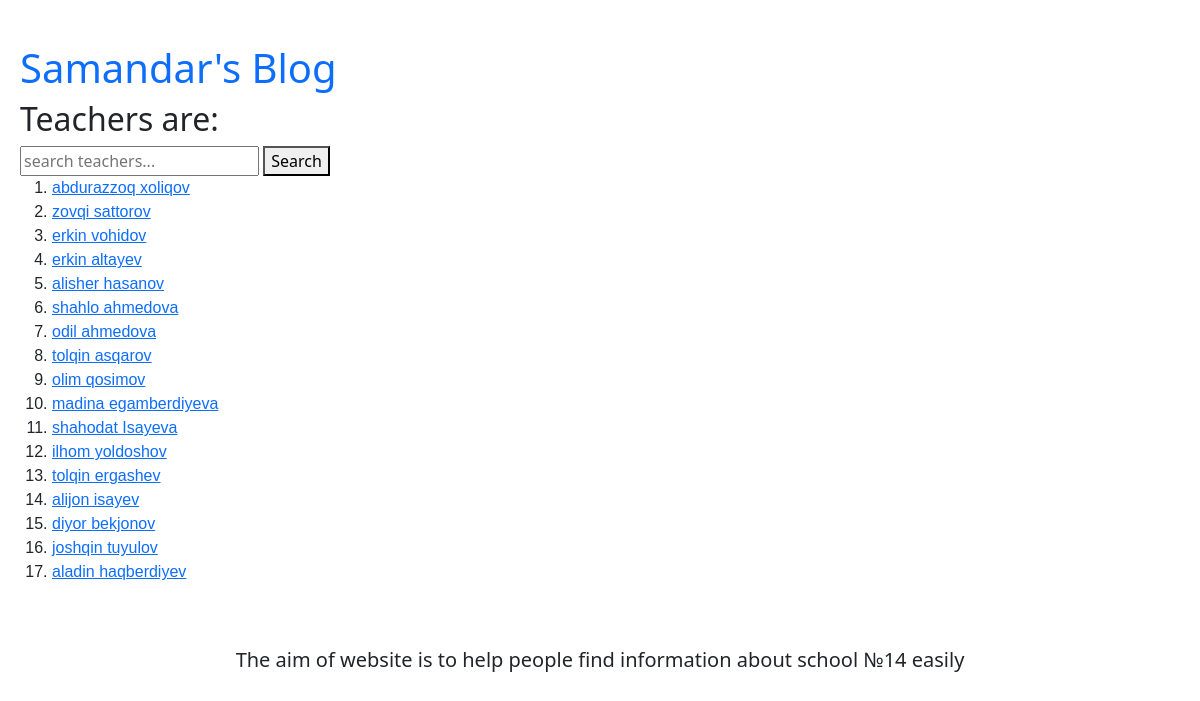
Screenshot of /teachers/ with the database file from the repository.
### schoolapp/models.py (models this page shows, shortened)
class Teachers(models.Model):
  first_name = models.CharField(max_length=50)
  last_name = models.CharField(max_length=50)
  age = models.IntegerField(default=18)
  def __str__(self):
    return self.first_name + '  ' + self.last_name

### schoolapp/views.py (the view)
# urls.py: path('teachers/', TeachersView.as_view(), name='teachers'),
class TeachersView(ListView):
  def get(self, request):
    teachers = Teachers.objects.all()
    if teachers:
      search = request.GET.get('search')
      if search:
        if Teachers.objects.filter(first_name__contains=search):
           teachers = Teachers.objects.filter(first_name__contains=search)
        elif Teachers.objects.filter(last_name__contains=search):
            teachers = Teachers.objects.filter(last_name__contains=search)
        else:
            teachers = Teachers.objects.all()
        return render(request, 'teachers_list.html', {'teachers':teachers, 'search':search})
      else:
        return render(request, 'teachers_list.html', {'teachers':teachers})
    else:
      return HttpResponse('There is no teachers')

### templates/teachers_list.html (shortened to what this page needs)
{% extends 'base.html' %}
{% block content %}
</head>
<body>
  <h2> Teachers are: </h2>
  <form>
    <input name="search" value="{{search}}" placeholder="search teachers...">
    <button type="submit">Search</button>
  </form>
    <ol>
      {% for teacher in teachers %}
      <li> <a href="{% url 'teacher_detail' teacher.pk %}">  {{teacher}} </a> </li>
      {% endfor %}
    </ol>
  {% endblock %}

### static/styles.css (style rules this page uses)
a { text-decoration: none; }
ol { font-family: Verdana, Geneva, Tahoma, sans-serif; }
body { padding: 20px; }

### rows the page displays
Teachers: first_name+last_name "abdurazzoq xoliqov"
Teachers: first_name+last_name "zovqi sattorov"
Teachers: first_name+last_name "erkin vohidov"
Teachers: first_name+last_name "erkin altayev"
Teachers: first_name+last_name "alisher hasanov"
Teachers: first_name+last_name "shahlo ahmedova"
Teachers: first_name+last_name "odil ahmedova"
Teachers: first_name+last_name "tolqin asqarov"
Teachers: first_name+last_name "olim qosimov"
Teachers: first_name+last_name "madina egamberdiyeva"
Teachers: first_name+last_name "shahodat Isayeva"
Teachers: first_name+last_name "ilhom yoldoshov"
Teachers: first_name+last_name "tolqin ergashev"
Teachers: first_name+last_name "alijon isayev"
Teachers: first_name+last_name "diyor bekjonov"
Teachers: first_name+last_name "joshqin tuyulov"
Teachers: first_name+last_name "aladin haqberdiyev"
